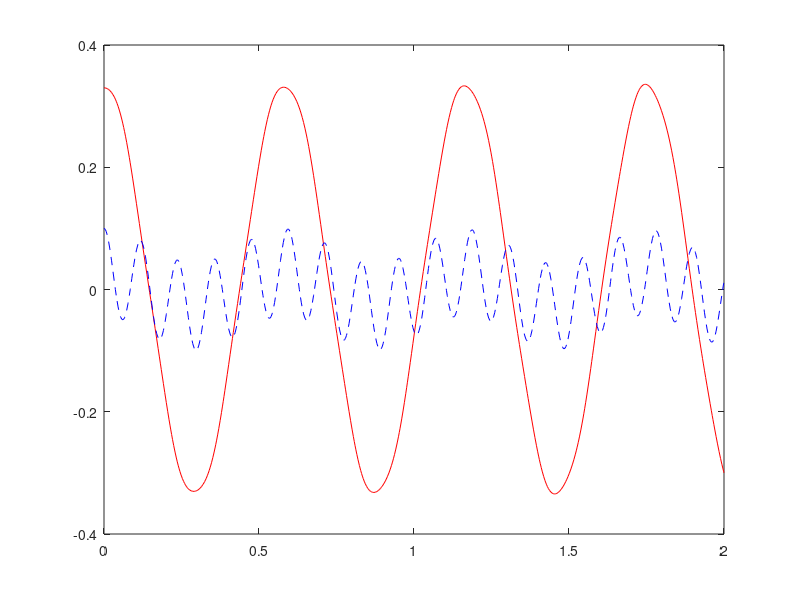

This figure's MATLAB source:
function []= Pelican()
clc
clear all;
close all;

I1=.1213;  I2 = .0116; m1=6.5225; r1=0.0983; m2=2.0458; r2=.0229; l1=.26; l2=.26;

a = I1+I2+m1*r1^2+ m2*(l1^2+ r2^2);
b = m2*l1*r2;
d = I2+ m2*r2^2;

x0= [0.33,0.1,0.0,0.0]; % Initial Condition - Format:[theta1,theta2,dtheta1,dtheta2]

tf=2;

%% Solve the closed-loop system nonlinear differential equation (PlanarArmODE) via ode45
%%ode45 solves the differential equation and returns X with respect to T.
global torque
torque=[];
global sum;
global last_t;
sum = [0;0];
last_t = 0;
[T,X] = ode23(@(t,x)planarArmODE(t,x),[0 tf],x0);

%% Plot Data
figure('Name','Positions under PID SetPoint Control');
plot(T, X(:,1),'r-');
hold on
plot(T, X(:,2),'b--');
hold on

% figure('Name','Input_PD control');
% plot(T, torque(1,1:size(T,1)),'-' );
% hold on
% plot(T, torque(2,1:size(T,1)),'r--');

torque=[];

%% Definging Functions

    function dx = planarArmODE(t,x)
        t
        theta_d=[0;0]; % Desired Set-Point Position
        dtheta_d=[0;0]; % Desired velocity (Derivative of theta_d)
        ddtheta_d=[0;0];
        theta= x(1:2,1);
        dtheta= x(3:4,1);
        
        
        global Mmat Cmat 
        Mmat = [a+2*b*cos(x(2)), d+b*cos(x(2));  d+b*cos(x(2)), d];
        Cmat = [-b*sin(x(2))*x(4), -b*sin(x(2))*(x(3)+x(4)); b*sin(x(2))*x(3),0];
        invM = inv(Mmat);
        invMC = invM*Cmat;
                
        tau = PIDControl(theta_d,dtheta_d,theta,dtheta,t);
        g = 9.81;
        G_matrix = [(m1*r1 + m2*l1)*g * sin(theta(1)) + m2 * r2 * g * sin(theta(1) + theta(2));...
            m2 * r2 * g * sin(theta(1) + theta(2))];
        torque =[torque, tau];
        dx=zeros(4,1);
        dx(1) = x(3); %dtheta1
        dx(2) = x(4); %dtheta2
        dx(3:4) = -invMC* x(3:4) + invM*tau - invM*G_matrix; % because ddot theta = -M^{-1}(C \dot Theta) + M^{-1} tau
    end


 function tau = PDControl(theta_d,dtheta_d,ddtheta_d,theta,dtheta)
        Kp=100*eye(2);
        Kv=100*eye(2);
        e=theta_d-theta; % position error
        de = dtheta_d - dtheta; % velocity error
        tau = Kp*e + Kv*de;
 end
 function tau = PIDControl(theta_d,dtheta_d,theta,dtheta,t)
        Kp=[30,0;...
            0,30];
        Kv=[7,0;...
            0,3];
        Ki=[70,0;...
            0,100];
        e=theta_d-theta; % position error
        dt = (t - last_t)
        if 0==0 
            de = [0;0];
        else
            de = (dtheta_d - dtheta)/dt; % velocity error
            sum = sum + e*dt;
        end
        last_t = t;

        tau = Kp*e + Kv*de + Ki*sum;
    end
    
disp('Finish.');

end
